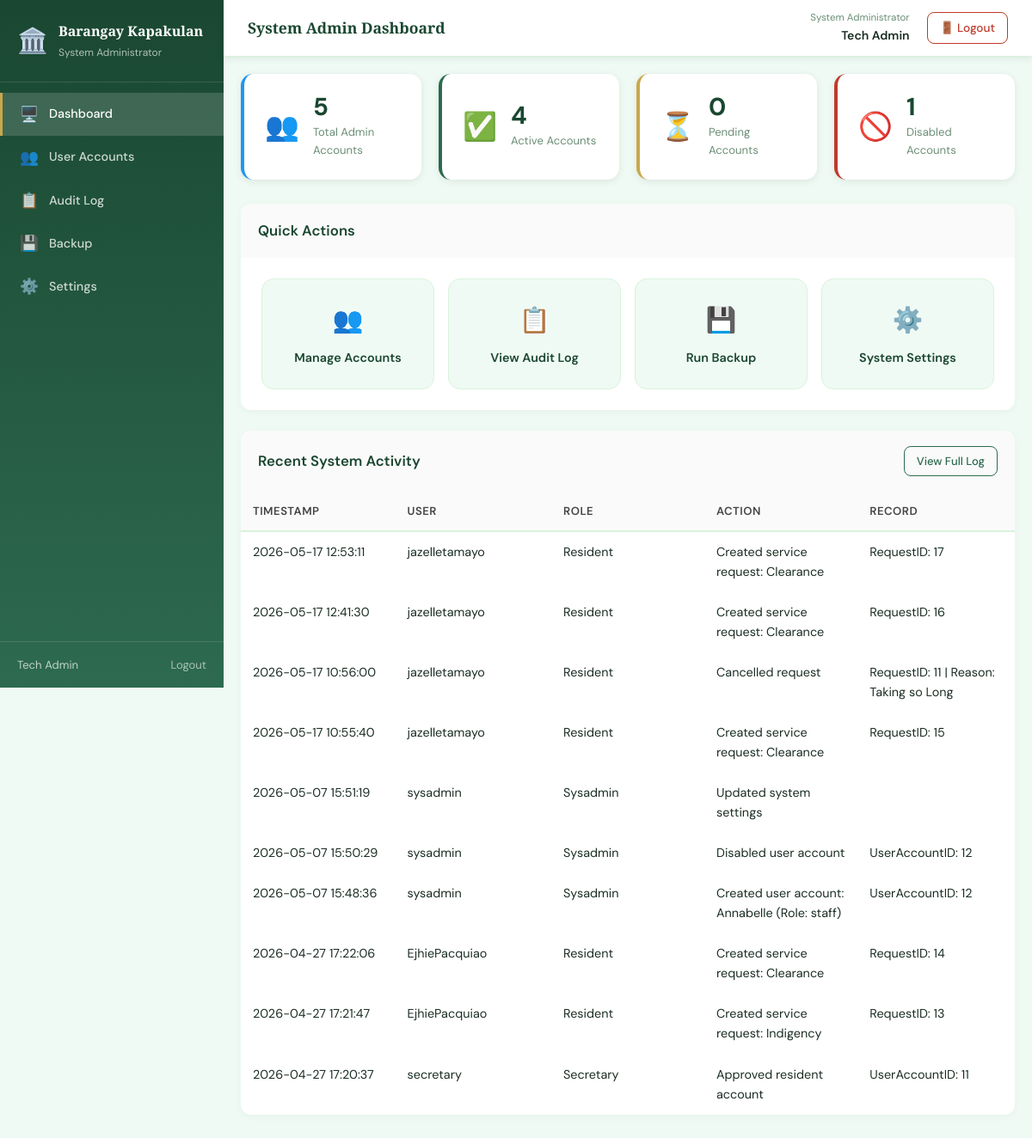
/sysadmin/dashboard.php (signed in), run on an earlier commit of the app's database.
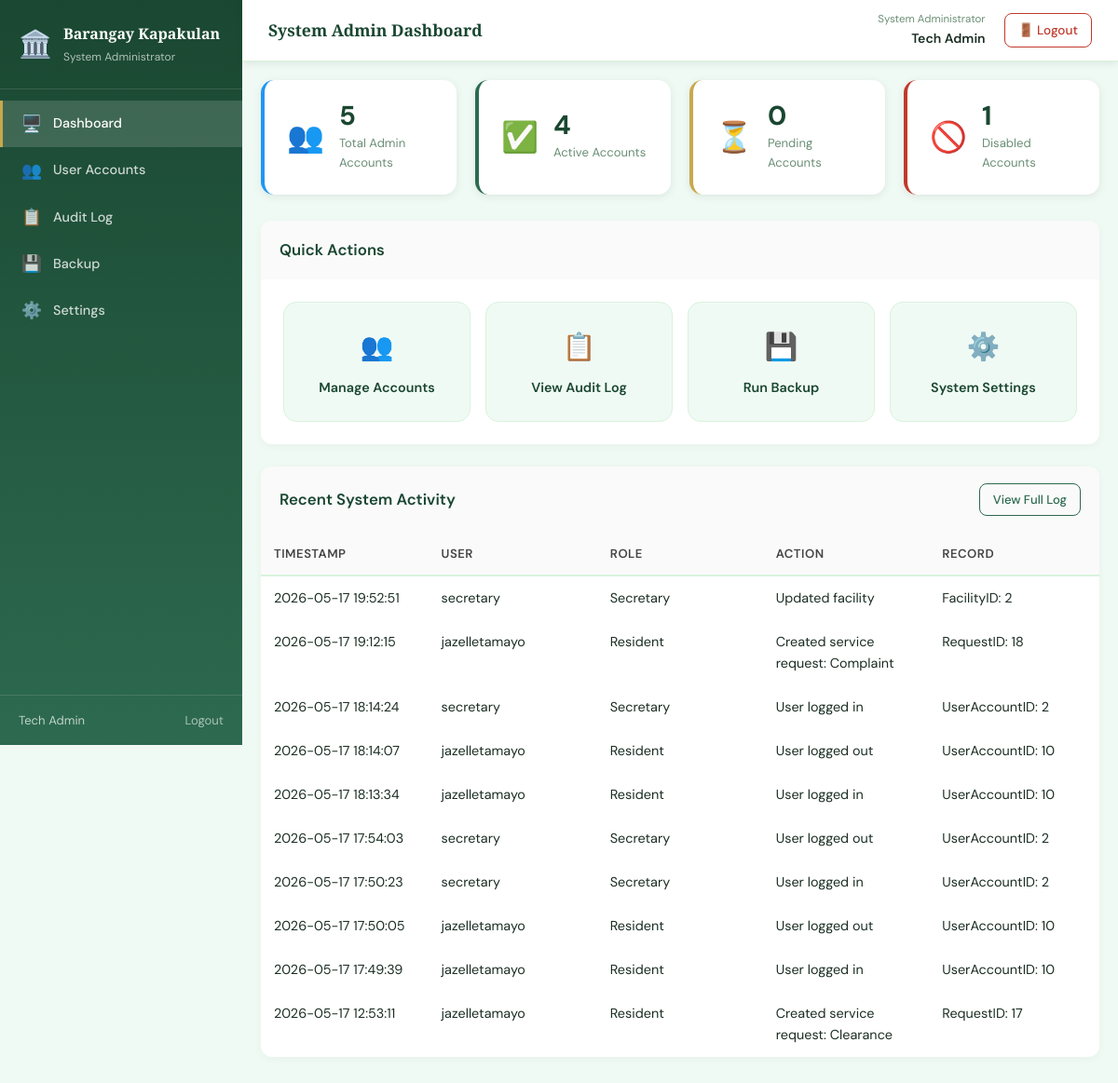
And on a later commit of the database.
### tables this page shows
CREATE TABLE `auditlog` (
  `LogID` int(11) NOT NULL,
  `UserAccountID` int(11) DEFAULT NULL,
  `Username` varchar(100) DEFAULT NULL,
  `Role` varchar(50) DEFAULT NULL,
  `Action` varchar(255) NOT NULL,
  `RecordAffected` varchar(100) DEFAULT NULL,
  `IPAddress` varchar(45) DEFAULT NULL,
  `LoggedAt` datetime DEFAULT current_timestamp()
);

### sysadmin/dashboard.php (the view, shortened to what the changed rows need)
<?php
$pdo = get_db();
$stmt = $pdo->prepare("
SELECT a.LoggedAt AS created_at, a.Action, a.RecordAffected,
a.Username, a.Role
FROM auditlog a
ORDER BY a.LoggedAt DESC
LIMIT 10
");
$stmt->execute();
$activity = $stmt->fetchAll(PDO::FETCH_ASSOC);
include '../includes/header.php';
?>
<div class="app-layout">
    <?php include '../includes/sidebar.php'; ?>
    <main class="main-content">
        <div class="page-body">
            <div class="card mt-4">
                <table class="data-table">
                    <thead>
                        <tr>
                            <th>Timestamp</th>
                            <th>User</th>
                            <th>Role</th>
                            <th>Action</th>
                            <th>Record</th>
                        </tr>
                    </thead>
                    <tbody>
                        <?php if (empty($activity)): ?>
                            <tr>
                                <td colspan="5" class="empty-row">No recent activity.</td>
                            </tr>
                        <?php else: ?>
                            <?php foreach ($activity as $row): ?>
                                <tr>
                                    <td><?= htmlspecialchars($row['created_at']) ?></td>
                                    <td><?= htmlspecialchars($row['Username']       ?? '—') ?></td>
                                    <td><?= htmlspecialchars(ucfirst($row['Role'])  ?? '—') ?></td>
                                    <td><?= htmlspecialchars($row['Action']) ?></td>
                                    <td><?= htmlspecialchars($row['RecordAffected'] ?? '—') ?></td>
                                </tr>
                            <?php endforeach; ?>
                        <?php endif; ?>
                    </tbody>
                </table>
            </div>
        </div>
    </main>
</div>
<?php include '../includes/footer.php'; ?>

### includes/sidebar.php (shortened to what the changed rows need)
<?php
$role    = $_SESSION['role'] ?? '';
$current = $_SERVER['PHP_SELF'];
function nav_link(string $href, string $icon, string $label, string $current): string
{
    $active = (strpos($current, basename($href)) !== false) ? 'active' : '';
    return "
        <a href=\"$href\" class=\"nav-link $active\">
            <span class=\"nav-icon\">$icon</span>
            $label
        </a>";
}
?>
<aside class="sidebar">
    <nav class="sidebar-nav">
        <?php foreach ($menus[$role] ?? [] as $item): ?>
            <?= nav_link($item['href'], $item['icon'], $item['label'], $current) ?>
        <?php endforeach; ?>
    </nav>
</aside>

What changed in the data, as far as the page shows it:
no longer on this page (row unchanged): auditlog: LoggedAt "2026-05-17 12:41:30", Username "jazelletamayo", Role "Resident", Action "Created service request: Clearance", RecordAffected "RequestID: 16"
no longer on this page (row unchanged): auditlog: LoggedAt "2026-05-17 10:56:00", Username "jazelletamayo", Role "Resident", Action "Cancelled request", RecordAffected "RequestID: 11 | Reason: Taking so Long"
no longer on this page (row unchanged): auditlog: LoggedAt "2026-05-17 10:55:40", Username "jazelletamayo", Role "Resident", Action "Created service request: Clearance", RecordAffected "RequestID: 15"
no longer on this page (row unchanged): auditlog: LoggedAt "2026-05-07 15:51:19", Username "sysadmin", Role "Sysadmin", Action "Updated system settings"
no longer on this page (row unchanged): auditlog: LoggedAt "2026-05-07 15:50:29", Username "sysadmin", Role "Sysadmin", Action "Disabled user account", RecordAffected "UserAccountID: 12"
no longer on this page (row unchanged): auditlog: LoggedAt "2026-05-07 15:48:36", Username "sysadmin", Role "Sysadmin", Action "Created user account: Annabelle (Role: staff)", RecordAffected "UserAccountID: 12"
no longer on this page (row unchanged): auditlog: LoggedAt "2026-04-27 17:22:06", Username "EjhiePacquiao", Role "Resident", Action "Created service request: Clearance", RecordAffected "RequestID: 14"
no longer on this page (row unchanged): auditlog: LoggedAt "2026-04-27 17:21:47", Username "EjhiePacquiao", Role "Resident", Action "Created service request: Indigency", RecordAffected "RequestID: 13"
no longer on this page (row unchanged): auditlog: LoggedAt "2026-04-27 17:20:37", Username "secretary", Role "Secretary", Action "Approved resident account", RecordAffected "UserAccountID: 11"
added auditlog: LoggedAt "2026-05-17 19:52:51", Username "secretary", Role "Secretary", Action "Updated facility", RecordAffected "FacilityID: 2"
added auditlog: LoggedAt "2026-05-17 19:12:15", Username "jazelletamayo", Role "Resident", Action "Created service request: Complaint", RecordAffected "RequestID: 18"
added auditlog: LoggedAt "2026-05-17 18:14:24", Username "secretary", Role "Secretary", Action "User logged in", RecordAffected "UserAccountID: 2"
added auditlog: LoggedAt "2026-05-17 18:14:07", Username "jazelletamayo", Role "Resident", Action "User logged out", RecordAffected "UserAccountID: 10"
added auditlog: LoggedAt "2026-05-17 18:13:34", Username "jazelletamayo", Role "Resident", Action "User logged in", RecordAffected "UserAccountID: 10"
added auditlog: LoggedAt "2026-05-17 17:54:03", Username "secretary", Role "Secretary", Action "User logged out", RecordAffected "UserAccountID: 2"
added auditlog: LoggedAt "2026-05-17 17:50:23", Username "secretary", Role "Secretary", Action "User logged in", RecordAffected "UserAccountID: 2"
added auditlog: LoggedAt "2026-05-17 17:50:05", Username "jazelletamayo", Role "Resident", Action "User logged out", RecordAffected "UserAccountID: 10"
added auditlog: LoggedAt "2026-05-17 17:49:39", Username "jazelletamayo", Role "Resident", Action "User logged in", RecordAffected "UserAccountID: 10"
